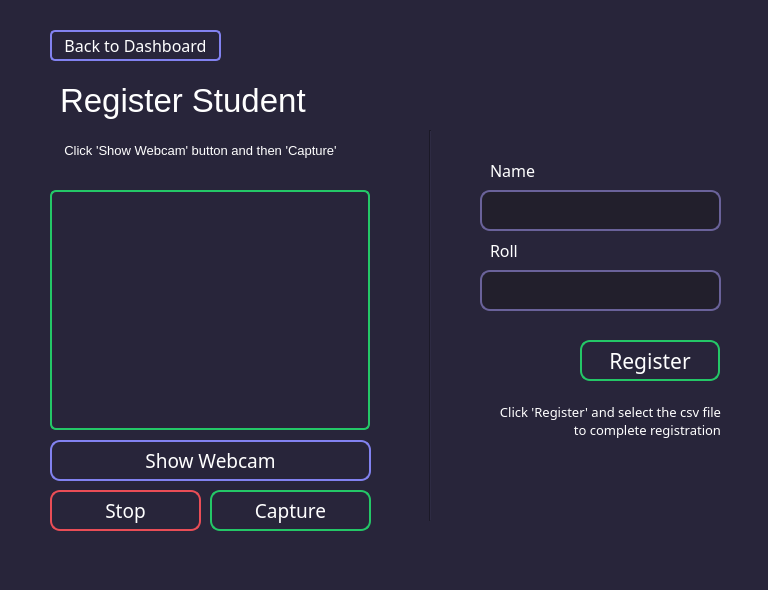
<?xml version="1.0" encoding="UTF-8"?>
<ui version="4.0">
 <class>MainWindow</class>
 <widget class="QMainWindow" name="MainWindow">
  <property name="geometry">
   <rect>
    <x>0</x>
    <y>0</y>
    <width>768</width>
    <height>590</height>
   </rect>
  </property>
  <property name="windowTitle">
   <string>MainWindow</string>
  </property>
  <property name="styleSheet">
   <string notr="true">background-color: rgb(40,37,58);</string>
  </property>
  <widget class="QWidget" name="centralwidget">
   <widget class="QPushButton" name="showwebcam_btn">
    <property name="geometry">
     <rect>
      <x>50</x>
      <y>440</y>
      <width>321</width>
      <height>41</height>
     </rect>
    </property>
    <property name="font">
     <font>
      <family>Product Sans</family>
      <pointsize>14</pointsize>
      <weight>50</weight>
      <bold>false</bold>
     </font>
    </property>
    <property name="styleSheet">
     <string notr="true">QPushButton#showwebcam_btn {
    background-color: none;
    border: 1.5px solid rgb(130,130,240);
	border-radius: 10px;
    color: white;
}

QPushButton#showwebcam_btn:hover {
    background-color: rgb(130,130,240);
	color: rgb(54, 54, 54)
    
}</string>
    </property>
    <property name="text">
     <string>Show Webcam</string>
    </property>
    <property name="flat">
     <bool>true</bool>
    </property>
   </widget>
   <widget class="QPushButton" name="backtodashboard_btn">
    <property name="geometry">
     <rect>
      <x>50</x>
      <y>30</y>
      <width>171</width>
      <height>31</height>
     </rect>
    </property>
    <property name="font">
     <font>
      <family>Product Sans</family>
      <pointsize>12</pointsize>
      <weight>50</weight>
      <bold>false</bold>
     </font>
    </property>
    <property name="styleSheet">
     <string notr="true">QPushButton#backtodashboard_btn {
    background-color: none;
    border: 1.5px solid rgb(130,130,240) ;
	border-radius: 5px;
    color: white;
}

QPushButton#backtodashboard_btn:hover {
    background-color:  rgb(130,130,240);
	color: rgb(54, 54, 54)
    
}</string>
    </property>
    <property name="text">
     <string>Back to Dashboard</string>
    </property>
    <property name="flat">
     <bool>true</bool>
    </property>
   </widget>
   <widget class="QPushButton" name="capture_btn">
    <property name="geometry">
     <rect>
      <x>210</x>
      <y>490</y>
      <width>161</width>
      <height>41</height>
     </rect>
    </property>
    <property name="font">
     <font>
      <family>Product Sans</family>
      <pointsize>14</pointsize>
      <weight>50</weight>
      <bold>false</bold>
     </font>
    </property>
    <property name="styleSheet">
     <string notr="true">QPushButton#capture_btn {
    background-color: none;
    border: 1.5px solid rgb(36,199,103) ;
	border-radius: 10px;
    color: white;
}

QPushButton#capture_btn:hover {
    background-color: rgb(36,199,103);
	color: rgb(54, 54, 54)
    
}</string>
    </property>
    <property name="text">
     <string>Capture</string>
    </property>
    <property name="flat">
     <bool>true</bool>
    </property>
   </widget>
   <widget class="QLabel" name="label">
    <property name="geometry">
     <rect>
      <x>10</x>
      <y>140</y>
      <width>381</width>
      <height>21</height>
     </rect>
    </property>
    <property name="font">
     <font>
      <family>MS Shell Dlg 2</family>
      <pointsize>10</pointsize>
      <weight>50</weight>
      <bold>false</bold>
     </font>
    </property>
    <property name="styleSheet">
     <string notr="true">color :rgb(255, 255, 255)</string>
    </property>
    <property name="text">
     <string>Click 'Show Webcam' button and then 'Capture'</string>
    </property>
    <property name="alignment">
     <set>Qt::AlignCenter</set>
    </property>
   </widget>
   <widget class="QLineEdit" name="name_input">
    <property name="geometry">
     <rect>
      <x>480</x>
      <y>190</y>
      <width>241</width>
      <height>41</height>
     </rect>
    </property>
    <property name="font">
     <font>
      <pointsize>10</pointsize>
     </font>
    </property>
    <property name="styleSheet">
     <string notr="true">QLineEdit {
color:rgb(255, 255, 255);border: 2px solid rgb(106, 98, 154); border-radius:10px;padding-left:15px;padding-right:15px;background : rgb(34,31,44);
}

QLineEdit:hover{
color:rgb(255, 255, 255);border: 2px solid white; border-radius:10px;padding-left:15px;padding-right:15px;background : rgb(34,31,44);
}</string>
    </property>
   </widget>
   <widget class="QLabel" name="label_4">
    <property name="geometry">
     <rect>
      <x>490</x>
      <y>160</y>
      <width>51</width>
      <height>21</height>
     </rect>
    </property>
    <property name="font">
     <font>
      <family>Product Sans</family>
      <pointsize>12</pointsize>
      <weight>50</weight>
      <bold>false</bold>
     </font>
    </property>
    <property name="styleSheet">
     <string notr="true">color:rgb(255, 255, 255)</string>
    </property>
    <property name="text">
     <string>Name</string>
    </property>
   </widget>
   <widget class="QLineEdit" name="roll_input">
    <property name="geometry">
     <rect>
      <x>480</x>
      <y>270</y>
      <width>241</width>
      <height>41</height>
     </rect>
    </property>
    <property name="font">
     <font>
      <pointsize>10</pointsize>
     </font>
    </property>
    <property name="styleSheet">
     <string notr="true">QLineEdit {
color:rgb(255, 255, 255);border: 2px solid rgb(106, 98, 154); border-radius:10px;padding-left:15px;padding-right:15px;background : rgb(34,31,44);
}

QLineEdit:hover{
color:rgb(255, 255, 255);border: 2px solid white; border-radius:10px;padding-left:15px;padding-right:15px;background : rgb(34,31,44);
}</string>
    </property>
   </widget>
   <widget class="QLabel" name="label_5">
    <property name="geometry">
     <rect>
      <x>490</x>
      <y>240</y>
      <width>51</width>
      <height>21</height>
     </rect>
    </property>
    <property name="font">
     <font>
      <family>Product Sans</family>
      <pointsize>12</pointsize>
      <weight>50</weight>
      <bold>false</bold>
     </font>
    </property>
    <property name="styleSheet">
     <string notr="true">color:rgb(255, 255, 255)</string>
    </property>
    <property name="text">
     <string>Roll</string>
    </property>
   </widget>
   <widget class="QLabel" name="img_label">
    <property name="geometry">
     <rect>
      <x>50</x>
      <y>190</y>
      <width>320</width>
      <height>240</height>
     </rect>
    </property>
    <property name="font">
     <font>
      <pointsize>38</pointsize>
     </font>
    </property>
    <property name="styleSheet">
     <string notr="true">border-radius: 6px;
border: 2px solid rgb(36, 199, 103);</string>
    </property>
    <property name="text">
     <string/>
    </property>
    <property name="scaledContents">
     <bool>true</bool>
    </property>
   </widget>
   <widget class="Line" name="line">
    <property name="geometry">
     <rect>
      <x>420</x>
      <y>130</y>
      <width>21</width>
      <height>391</height>
     </rect>
    </property>
    <property name="orientation">
     <enum>Qt::Vertical</enum>
    </property>
   </widget>
   <widget class="QLabel" name="registerstudents_err_label">
    <property name="geometry">
     <rect>
      <x>400</x>
      <y>80</y>
      <width>321</width>
      <height>31</height>
     </rect>
    </property>
    <property name="font">
     <font>
      <family>Product Sans</family>
      <pointsize>12</pointsize>
      <weight>50</weight>
      <bold>false</bold>
     </font>
    </property>
    <property name="styleSheet">
     <string notr="true">color :rgb(255, 0, 127)</string>
    </property>
    <property name="text">
     <string/>
    </property>
    <property name="alignment">
     <set>Qt::AlignRight|Qt::AlignTrailing|Qt::AlignVCenter</set>
    </property>
   </widget>
   <widget class="QPushButton" name="stop_webcam_btn">
    <property name="geometry">
     <rect>
      <x>50</x>
      <y>490</y>
      <width>151</width>
      <height>41</height>
     </rect>
    </property>
    <property name="font">
     <font>
      <family>Product Sans</family>
      <pointsize>14</pointsize>
      <weight>50</weight>
      <bold>false</bold>
     </font>
    </property>
    <property name="styleSheet">
     <string notr="true">QPushButton#stop_webcam_btn {
    background-color: none;
    border: 1.5px solid  rgb(234,77,86) ;
	border-radius: 10px;
    color: white;
}

QPushButton#stop_webcam_btn:hover {
    background-color:  rgb(234,77,86) ;
	color: rgb(54, 54, 54)
    
}</string>
    </property>
    <property name="text">
     <string>Stop</string>
    </property>
    <property name="flat">
     <bool>true</bool>
    </property>
   </widget>
   <widget class="QLabel" name="welcome">
    <property name="geometry">
     <rect>
      <x>60</x>
      <y>80</y>
      <width>321</width>
      <height>40</height>
     </rect>
    </property>
    <property name="font">
     <font>
      <family>MS Shell Dlg 2</family>
      <pointsize>25</pointsize>
     </font>
    </property>
    <property name="styleSheet">
     <string notr="true">color: white;
</string>
    </property>
    <property name="text">
     <string>Register Student</string>
    </property>
   </widget>
   <widget class="QPushButton" name="bulk_btn">
    <property name="geometry">
     <rect>
      <x>580</x>
      <y>340</y>
      <width>140</width>
      <height>41</height>
     </rect>
    </property>
    <property name="font">
     <font>
      <family>Product Sans</family>
      <pointsize>16</pointsize>
      <weight>50</weight>
      <bold>false</bold>
     </font>
    </property>
    <property name="cursor">
     <cursorShape>PointingHandCursor</cursorShape>
    </property>
    <property name="styleSheet">
     <string notr="true">QPushButton#bulk_btn {
    background-color: none;
    border: 1.5px solid rgb(36,199,103) ;
	border-radius: 10px;
    color: white;
}

QPushButton#bulk_btn:hover {
    background-color: rgb(36,199,103);
	color: rgb(54, 54, 54)
    
}</string>
    </property>
    <property name="text">
     <string>Register</string>
    </property>
    <property name="flat">
     <bool>true</bool>
    </property>
   </widget>
   <widget class="QLabel" name="label_6">
    <property name="geometry">
     <rect>
      <x>440</x>
      <y>400</y>
      <width>281</width>
      <height>41</height>
     </rect>
    </property>
    <property name="font">
     <font>
      <family>Product Sans</family>
      <pointsize>10</pointsize>
      <weight>50</weight>
      <bold>false</bold>
     </font>
    </property>
    <property name="styleSheet">
     <string notr="true">color:rgb(255, 255, 255)</string>
    </property>
    <property name="text">
     <string>Click 'Register' and select the csv file 
to complete registration</string>
    </property>
    <property name="alignment">
     <set>Qt::AlignRight|Qt::AlignTrailing|Qt::AlignVCenter</set>
    </property>
   </widget>
  </widget>
 </widget>
 <resources/>
 <connections/>
</ui>
